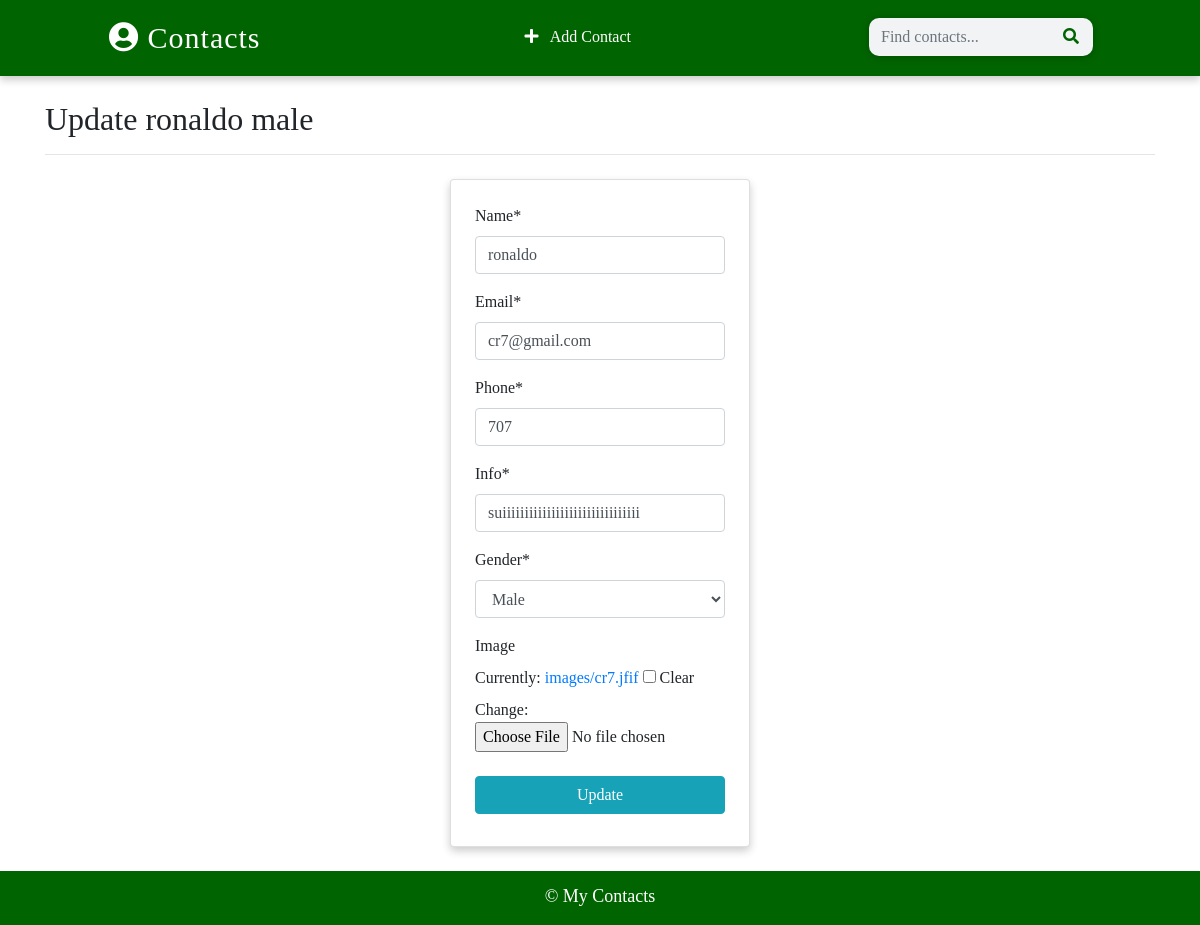
Page /contact/update/8 on the committed database.
### app/models.py (models this page shows)
class contact (models.Model):
    name = models.CharField(max_length=100)
    email = models.EmailField(max_length=100)
    phone = models.IntegerField()
    info = models.CharField(max_length=100)
    gender  = models.CharField(max_length=50, choices=(
                ('male','Male'),
                ('female','Female')
    ))
    image = models.ImageField(upload_to='images/', blank=True)
    date_added=models.DateTimeField(default=datetime.now)
    def __str__(self):
        return f'{self.name} {self. gender}'
    class Meta:
        ordering = ['-id']  # this lets latest added contact to appear at the first in the index page

### app/views.py (the view, shortened to what this page needs)
# urls.py: path('contact/update/<int:pk>',views.ContactUpdateView.as_view(),name="update"), # WE ALwAYS NEED PRIMARY KEY FOR THE UPDATE PROCESS
class ContactUpdateView(UpdateView):
    model= contact
    template_name='update.html'
    fields=['name','email','phone','info','gender','image']

### templates/update.html (shortened to what this page needs)
{% extends 'base.html' %}
{% load crispy_forms_tags %}
{% block content %}
<div class="container">
    <h2 class="heading font-weight-light create-center "> Update {{contact}} </h2>
    <hr>
</div>
<div class="container w-25 card p-4 mt-4">
     <form action="" method="post" enctype="multipart/form-data">
        {{form | crispy }}
        <input type="submit" value="Update" class="w-100 text-white text-center my-2 btn btn-info">
    </form>
</div>
{% endblock content %}

### static/css/main.css (style rules this page uses)
:root { --back: darkgreen; --girl: #e64298; --boy: #2874dd; }
body { font-family:cursive; }
form { position: relative; }
.card { box-shadow: 0 4px 8px 0 rgba(0, 0, 0, 0.2); transition: 0.3s; min-width: 250px; box-sizing: border-box; }

### rows in the picture
contact: name+gender "ronaldo male", name "ronaldo", email "cr7@gmail.com", phone "707", info "suiiiiiiiiiiiiiiiiiiiiiiiiiiiiiii", gender "Male"
